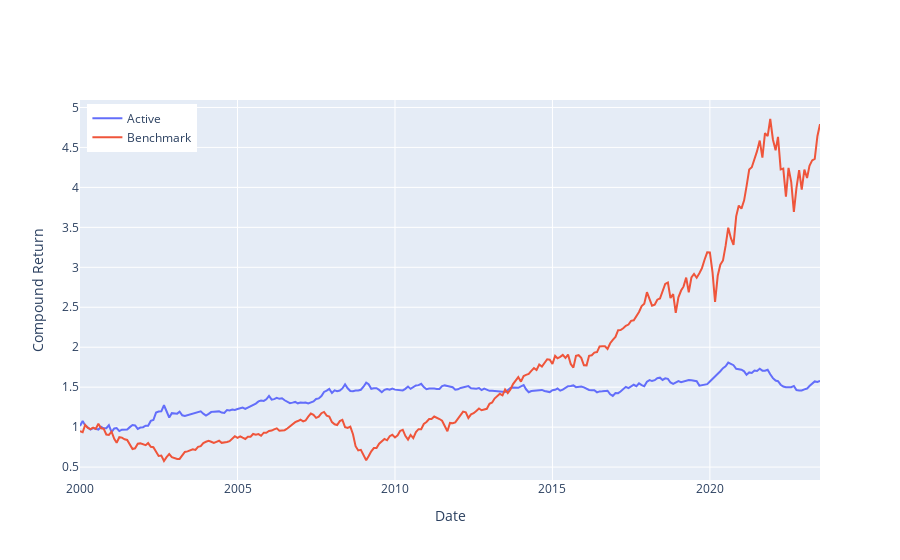

The code cell stored with this chart in its notebook:
### Code cell
# Cumulative returns
contribs = pd.DataFrame(dtype=float, index=df.index, columns=['Active', 'Benchmark'])
contribs['Benchmark'] = df[BENCHMARK]
contribs['Active'] = df[TICKER] - df[BENCHMARK]
cum = (1 + contribs).cumprod()

fig = go.Figure()
trace= go.Scatter(x=cum.index.astype(str), y=cum.Active, name='Active', hovertemplate="Active: %{y:.2f}<extra></extra>")
fig.add_trace(trace)
trace= go.Scatter(x=cum.index.astype(str), y=cum.Benchmark, name='Benchmark', hovertemplate="Benchmark: %{y:.2f}<extra></extra>")
fig.add_trace(trace)
fig.update_yaxes(title='Compound Return')
fig.update_xaxes(title="Date")
fig.update_layout(hovermode='x unified')
fig.update_layout(legend=dict(yanchor="top", y=0.99, xanchor="left", x=0.01))
fig.show()

### Figure 1 — Plotly figure (JSON) as saved in the notebook; plotly's stock layout.template omitted (floating-point values rounded to 4 significant figures; data arrays with more than 128 entries replaced by an {"elided": "..."} marker saying what was removed)
{"data": [{"hovertemplate": "Active: %{y:.2f}<extra></extra>", "name": "Active", "type": "scatter", "x": {"elided": "283 str values"}, "y": {"elided": "283 float values"}}, {"hovertemplate": "Benchmark: %{y:.2f}<extra></extra>", "name": "Benchmark", "type": "scatter", "x": {"elided": "283 str values"}, "y": {"elided": "283 float values"}}], "layout": {"hovermode": "x unified", "legend": {"x": 0.01, "xanchor": "left", "y": 0.99, "yanchor": "top"}, "xaxis": {"title": {"text": "Date"}}, "yaxis": {"title": {"text": "Compound Return"}}}}
